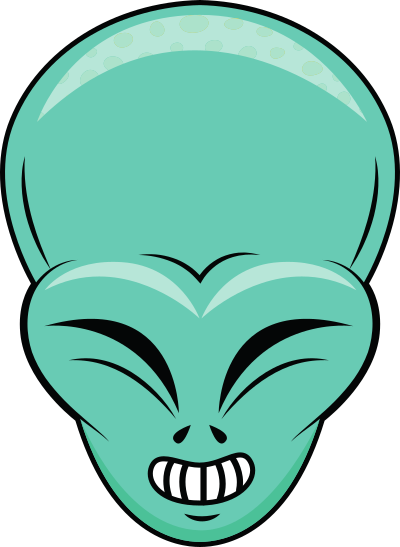
#> input picture src/assets/alien_very_happy.png, 400 x 547 px
$ python red_blue_swapper.py ../assets/alien_very_happy.png out.png
#> lines starting #> are read from the running program, lines starting #| are printed output that depends on the picture
from PIL import Image
import sys

def swap_red_blue(input_path, output_path):
    # Open the image
#> called with input_path = '../assets/alien_very_happy.png', output_path = 'out.png'
    img = Image.open(input_path)
#> img is the input picture: PIL image 400x547 RGBA; mean R, G, B, A 138.3, 200.8, 185.9, 191.3

    # Convert image to RGBA if it's not already
    if img.mode != 'RGBA':
        img = img.convert('RGBA')

    # Split the image into its RGBA channels
    r, g, b, a = img.split()
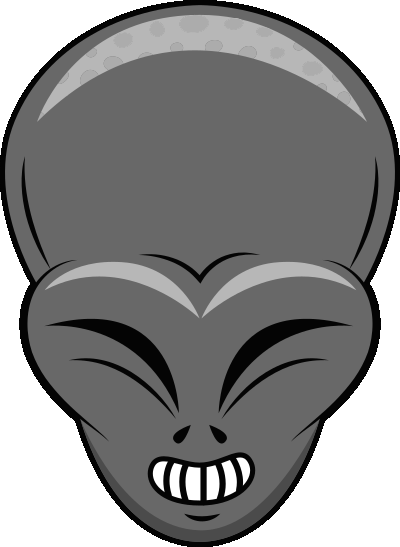
#> r: PIL image 400x547 L; min 0, max 255, mean 138.3
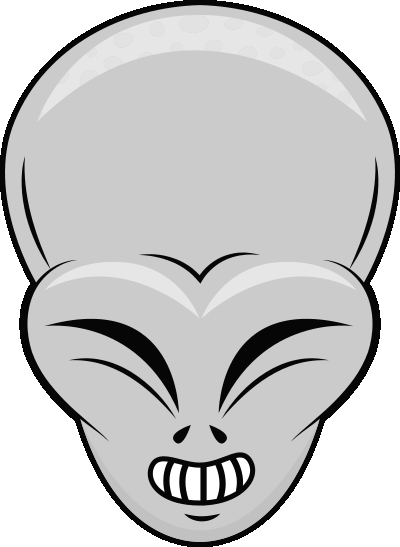
#> g: PIL image 400x547 L; min 0, max 255, mean 200.8
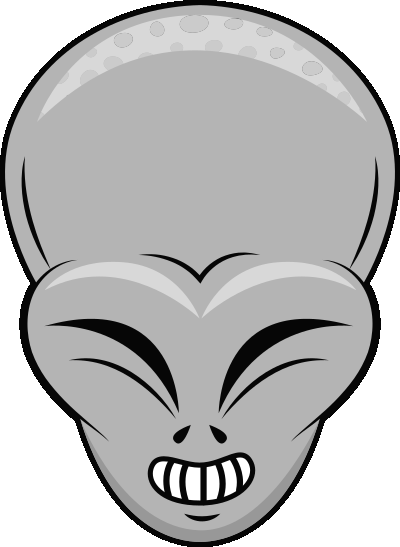
#> b: PIL image 400x547 L; min 0, max 255, mean 185.9
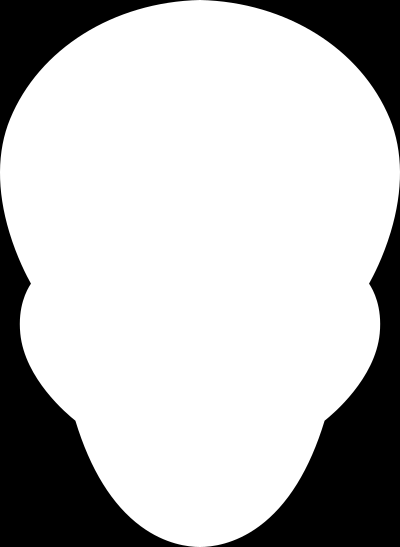
#> a: PIL image 400x547 L; min 0, max 255, mean 191.3

    # Convert to lists for pixel manipulation
    r_data = list(r.getdata())
#> r_data = 218800 items
    g_data = list(g.getdata())
#> g_data = 218800 items
    b_data = list(b.getdata())
#> b_data = 218800 items
    a_data = list(a.getdata())
#> a_data = 218800 items
    # Target colors
    # Blue: #0083bd (0, 131, 189)
    # Red:  #a31115 (163, 17, 21)

    # Create new channel data with adjusted values
    new_r = []
    new_g = []
    new_b = []
    new_a = []

    for r_val, g_val, b_val, a_val in zip(r_data, g_data, b_data, a_data):
        # Special case: if any two channels are 0, treat as grayscale
        if (r_val == 0 and g_val == 0 and b_val < 5) or (r_val == 0 and b_val == 0 and g_val < 5) or (g_val == 0 and b_val == 0 and r_val < 5):
            new_r.append(r_val)
            new_g.append(g_val)
            new_b.append(b_val)
            new_a.append(a_val)
            # print(new_r, new_g, new_b)
            continue

        # Check if the color is approximately grayscale
        # Get the maximum and minimum non-zero values
        values = [v for v in (r_val, g_val, b_val) if v > 0]

        if values:  # If there are non-zero values
            max_val = max(values)
            min_val = min(values)
            # print(max_val, min_val)
            # If the difference is within 5% of the larger value
            if min_val >= max_val * 0.85:
                new_r.append(r_val)
                new_g.append(g_val)
                new_b.append(b_val)
                new_a.append(a_val)
                # print("skipped")
                # print(new_r, new_g, new_b)
                continue

        # Process non-grayscale colors as before
        if r_val > b_val:  # Red is dominant, convert to blue
            brightness_factor = r_val / 163
            new_r.append(int(0 * brightness_factor))
            new_g.append(int(131 * brightness_factor))
            new_b.append(min(255, int(189 * brightness_factor)))
            new_a.append(a_val)
            # print(new_r, new_g, new_b)
        else:  # Blue is dominant, convert to red
            brightness_factor = b_val / 189
            new_r.append(min(255, int(163 * brightness_factor)))
            new_g.append(int(17 * brightness_factor))
            new_b.append(int(21 * brightness_factor))
            new_a.append(a_val)
#> after the loop, new_a = 218800 items; new_b = 218800 items; new_g = 218800 items; new_r = 218800 items
            # print(new_r, new_g, new_b)

    # print(new_r, new_g, new_b)

    # Create new channel images
    new_r_channel = Image.new('L', img.size)
#> new_r_channel: PIL image 400x547 L; every value is 0
    new_g_channel = Image.new('L', img.size)
    new_b_channel = Image.new('L', img.size)
    new_a_channel = Image.new('L', img.size)
    new_r_channel.putdata(new_r)
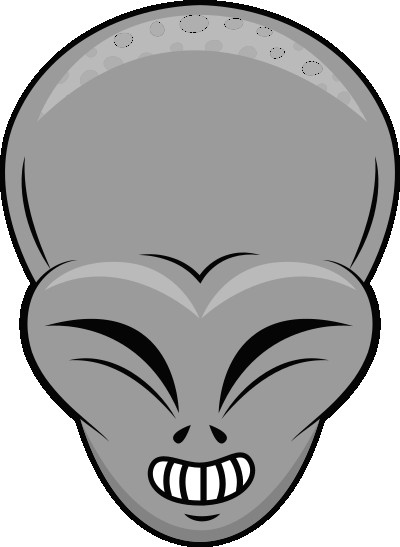
#> new_r_channel: PIL image 400x547 L; min 0, max 255, mean 169
    new_g_channel.putdata(new_g)
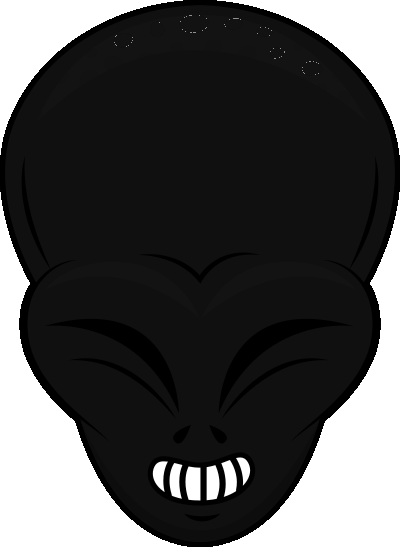
#> new_g_channel: PIL image 400x547 L; min 0, max 255, mean 75.7
    new_b_channel.putdata(new_b)
    new_a_channel.putdata(new_a)

    # Create new image with modified channels
    swapped_img = Image.merge('RGBA', (new_r_channel, new_g_channel, new_b_channel, new_a_channel))
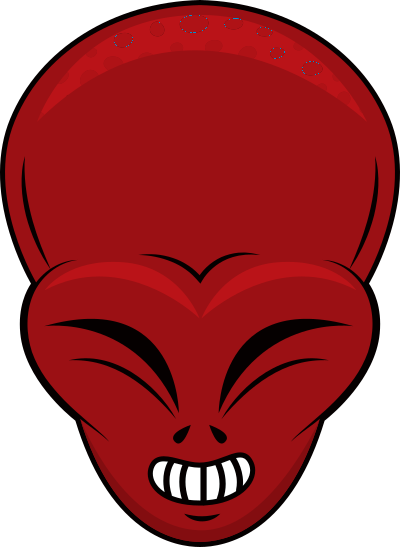
#> swapped_img: PIL image 400x547 RGBA; mean R, G, B, A 169, 75.7, 78.4, 191.3; transparent parts drawn white

    # Save the result
    swapped_img.save(output_path, 'PNG')
    print(f"Successfully converted image and saved to {output_path}")


def main():
    if len(sys.argv) != 3:
        print("Usage: python script.py input_image.png output_image.png")
        sys.exit(1)

    input_path = sys.argv[1]
    output_path = sys.argv[2]

    swap_red_blue(input_path, output_path)

if __name__ == "__main__":
    main()
